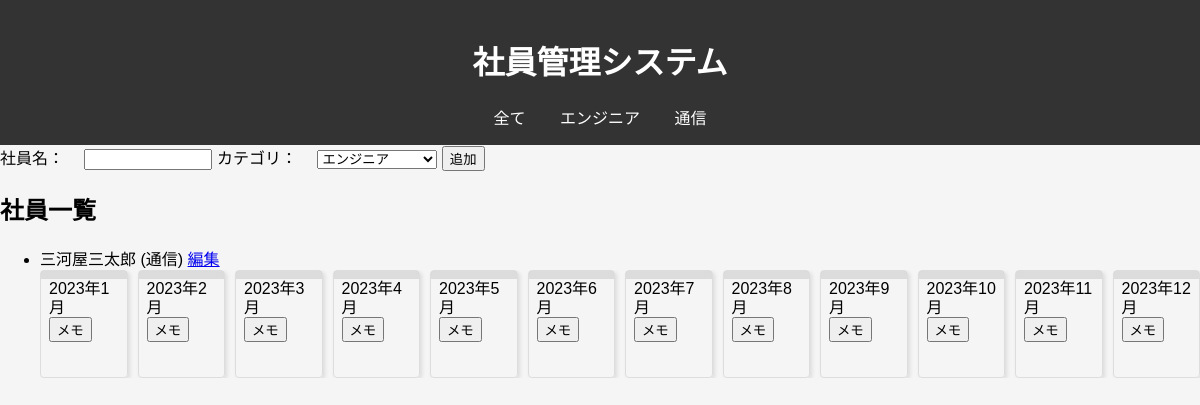
The page /通信 on the database its author committed.
### app.py (models this page shows)
class Employee(db.Model):
    id = db.Column(db.Integer, primary_key=True)
    name = db.Column(db.String(80), nullable=False)
    category = db.Column(db.String(80), nullable=False)

### app.py (the view)
@app.route('/')
@app.route('/<category>')
def index(category=None):
    if category and category in ['エンジニア', '通信']:
        employees = Employee.query.filter_by(category=category).all()
    else:
        employees = Employee.query.all()
    return render_template('index.html', employees=employees, current_category=category)

### templates/index.html (shortened to what this page needs)
<!DOCTYPE html>
<html lang="ja">
  <head>
    <link
      rel="stylesheet"
      href="{{ url_for('static', filename='styles.css') }}"
    />
    <link
      rel="stylesheet"
      href="{{ url_for('static', filename='main.css') }}"
    />
  </head>
  <body>
    <header>
      <h1>社員管理システム</h1>
      <nav>
        <a href="{{ url_for('index') }}" class="{{ 'active' if not category }}"
          >全て</a
        >
        <a
          href="{{ url_for('index', category='エンジニア') }}"
          class="{{ 'active' if category == 'エンジニア' }}"
          >エンジニア</a
        >
        <a
          href="{{ url_for('index', category='通信') }}"
          class="{{ 'active' if category == '通信' }}"
          >通信</a
        >
      </nav>
    </header>
    <form action="/add_employee" method="post">
      <label for="employee_name">社員名：</label>
      <input type="text" name="employee_name" id="employee_name" required />
      <label for="category">カテゴリ：</label>
      <select name="category" id="category">
        <option value="エンジニア">エンジニア</option>
      </select>
      <input type="submit" value="追加" />
    </form>
    <main>
      <section>
        <h2>社員一覧</h2>
        <ul id="employee-list">
          {% for employee in employees %}
          <li>
            {{ employee.name }} ({{ employee.category }})
            <a href="{{ url_for('employee_detail', id=employee.id) }}">編集</a>
            <div class="employee-calendar" data-employee-id="{{ employee.id }}">
              {% for month in range(1, 13) %}
              <div class="month-calendar">
                <div class="month-title">2023年{{ month }}月</div>
                <button class="memo-btn">メモ</button>
                <table class="calender-table">
                </table>
              </div>
              {% endfor %}
            </div>
          </li>
          {% endfor %}
        </ul>
      </section>
    </main>
  </body>
</html>

### static/styles.css (style rules this page uses)
body { font-family: "Arial", sans-serif; margin: 0; padding: 0; background-color: #f5f5f5; }
header { background-color: #333; color: #fff; padding: 1em 0; text-align: center; }
nav a { margin: 0 15px; color: #fff; text-decoration: none; }
form label { width: 150px; text-align: right; margin-right: 1rem; }
form input[type="text"], form input[type="date"], form input[type="number"], form select, form textarea { width: 10%; }

### static/main.css (style rules this page uses)
.employee-calendar { display: flex; flex-wrap: nowrap; gap: 10px; overflow-x: auto; }
.month-calendar { flex-basis: calc(100% / 12 - 10px); max-width: calc(100% / 12 - 10px); height: calc((100vw - 120px) / 12); border: 1px solid #ddd; box-shadow: 2px 2px 4px rgba(0, 0, 0, 0.1); border-radius: 4px; padding: 8px; overflow: hidden; position: relative; }
.month-calendar:before { content: attr(data-month-title); position: absolute; top: 0; left: 0; width: 100%; background-color: rgba(0, 0, 0, 0.1); padding: 4px 0; text-align: center; font-weight: bold; z-index: 1; }
.month-title { white-space: pre-line; line-height: 1.2; }
#employee-list li { margin-bottom: 2rem; }

### rows shown on the page
Employee: name "三河屋三太郎", category "通信", month "1" "2" "3" "4" "5" "6" "7" "8" "9" "10" "11" "12"
